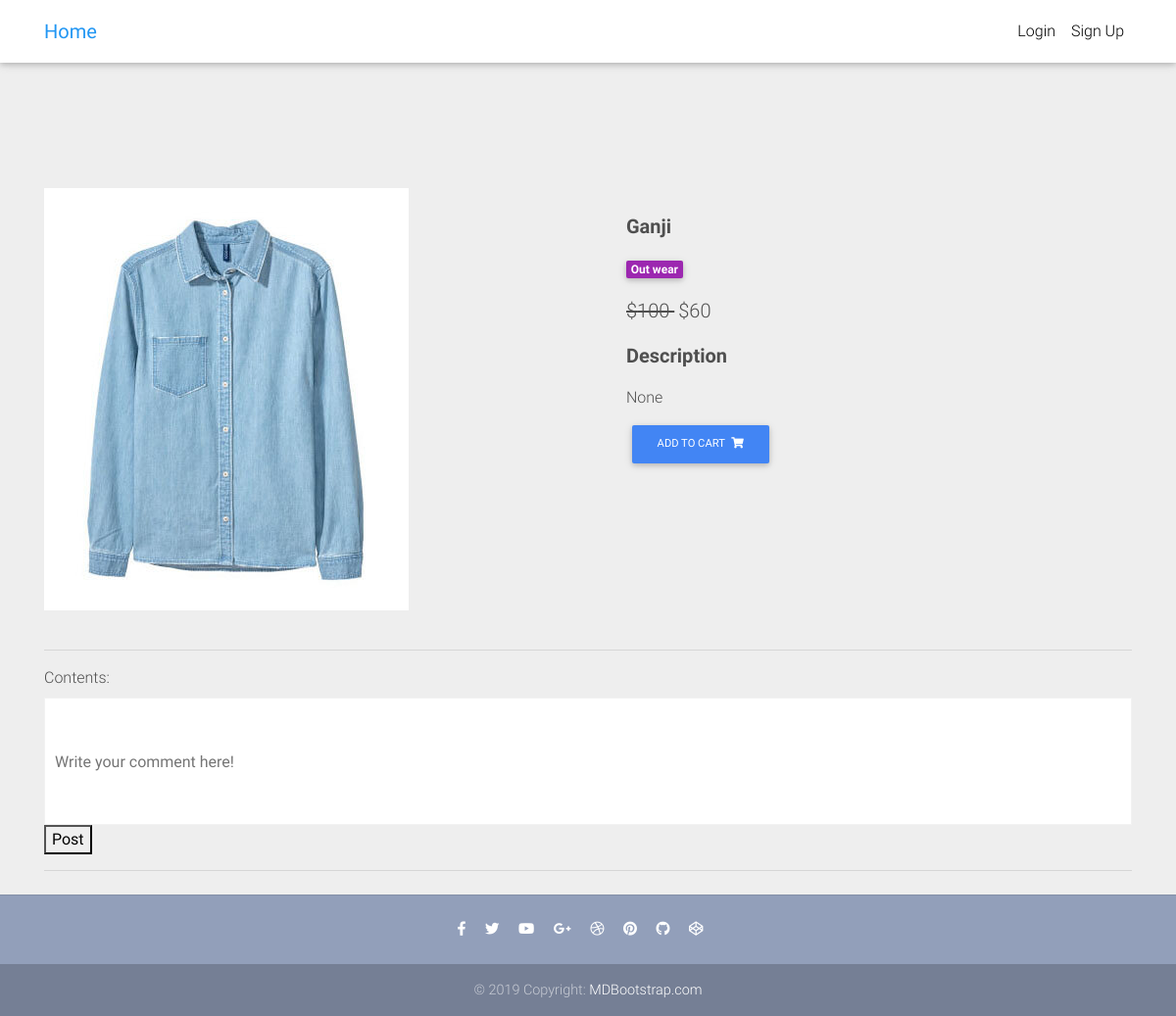
Screenshot of /product/test-product4/ with the database file from the repository.
### core/models.py (models this page shows, shortened)
class Items(models.Model):
    title = models.CharField(max_length=100)
    img = models.ImageField(upload_to='items_img/')
    categories= models.CharField(choices=CATEGORIES_CHOICES,max_length=2)
    label= models.CharField(choices=LABEL_CHOICES,max_length=1,blank=True,null=True)
    price = models.IntegerField()
    discount_price = models.IntegerField(null=True,blank=True)
    description = models.CharField(max_length=1000,null=True,blank=True)
    slug = models.SlugField()
    def get_add_to_card_url(self):
        return reverse("core:add_to_cart",kwargs={
            'slug':self.slug,
        })

### core/views.py (the view, shortened to what this page needs)
# urls.py: path('product/<slug>/',ItemDetailView.as_view(),name='product'),
class  ItemDetailView(DetailView):
    model = Items
    template_name = "product-page.html"
    def get_context_data(self,*args,**kwargs):
        context = super().get_context_data(**kwargs)
        context['form'] = CommentForm()
        comments =Comments.objects.all().filter(item = self.get_object())
        context['comments'] = comments
        return context

### core/forms.py
class CommentForm(forms.Form):
    contents = forms.CharField(widget=forms.TextInput(attrs={
        'placeholder':'Write your comment here!',
        'class':'pb-cmnt-textarea'
    }))

### templates/product-page.html (shortened to what this page needs)
{% extends '_base.html' %}
{% block contents %}
  <main class="mt-5 pt-4">
    <div class="container dark-grey-text mt-5">
      <div class="row wow fadeIn">
        <div class="col-md-6 mb-4">
          <img src="{{ object.img.url }}" class="img-fluid" alt="">
        </div>
        <div class="col-md-6 mb-4">
          <div class="p-4">
            <p class="lead font-weight-bold">{{object.title}}</p>
            <div class="mb-3">
              <a href="">
                <span class="badge purple mr-1">{{object.get_categories_display}}</span>
              </a>
            </div>
            <p class="lead">
              {% if object.discount_price %}
                <span class="mr-1">
                  <del>
                    ${{ object.price }}
                  </del>
                </span>
                <span>${{object.discount_price}}</span>
              {% else %}
                <span>${{object.price}}</span>
              {% endif %}
            </p>
            <p class="lead font-weight-bold">Description</p>
            <p> {{ object.description}}</p>
            <a href="{{ object.get_add_to_card_url }}" class="btn btn-primary btn-md my-0 p" >Add to cart
              <i class="fas fa-shopping-cart ml-1"></i>
            </a>
          </div>
        </div>
      </div>
      <hr>
      <div>
        <form action="" method="POST">
          {{ form }}
          <button name="CommentForm" type="submit">Post</button>
        </form>
      </div>
      <hr>
  </main>
  <footer class="page-footer text-center font-small mt-4 wow fadeIn">
    <hr class="my-4">
    <div class="pb-4">
      <a href="https://www.facebook.com/mdbootstrap" target="_blank">
        <i class="fab fa-facebook-f mr-3"></i>
      </a>
      <a href="https://twitter.com/MDBootstrap" target="_blank">
        <i class="fab fa-twitter mr-3"></i>
      </a>
      <a href="https://www.youtube.com/watch?v=7MUISDJ5ZZ4" target="_blank">
        <i class="fab fa-youtube mr-3"></i>
      </a>
      <a href="https://plus.google.com/u/0/b/107863090883699620484" target="_blank">
        <i class="fab fa-google-plus-g mr-3"></i>
      </a>
      <a href="https://dribbble.com/mdbootstrap" target="_blank">
        <i class="fab fa-dribbble mr-3"></i>
      </a>
      <a href="https://pinterest.com/mdbootstrap" target="_blank">
        <i class="fab fa-pinterest mr-3"></i>
      </a>
      <a href="https://github.com/mdbootstrap/bootstrap-material-design" target="_blank">
        <i class="fab fa-github mr-3"></i>
      </a>
      <a href="http://codepen.io/mdbootstrap/" target="_blank">
        <i class="fab fa-codepen mr-3"></i>
      </a>
    </div>
    <div class="footer-copyright py-3">
      © 2019 Copyright:
      <a href="https://mdbootstrap.com/education/bootstrap/" target="_blank"> MDBootstrap.com </a>
    </div>
  </footer>
{% endblock %}

### core/static/css/comments/comments.css (style rules this page uses)
body { margin-top:20px; background:#eee; }

### templates/_base.html (style rules this page uses)
.pb-cmnt-textarea { resize: none; padding: 10px; height: 130px; width: 100%; border: 1px solid #F2F2F2; }
html, body, header, .carousel { height: 60vh; }

### rows the page displays
Items: img (picture), title "Ganji", categories "Out wear", price "100", discount_price "60", description "None"
